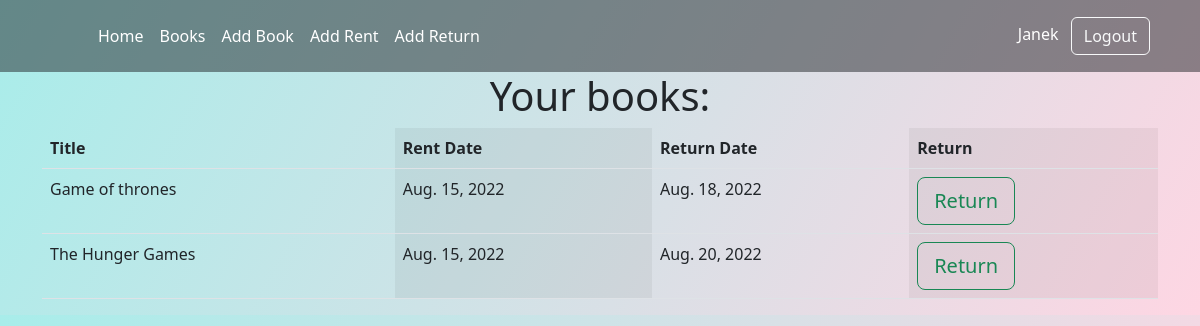
The page /my_book/ (signed in) on the database as committed earlier.
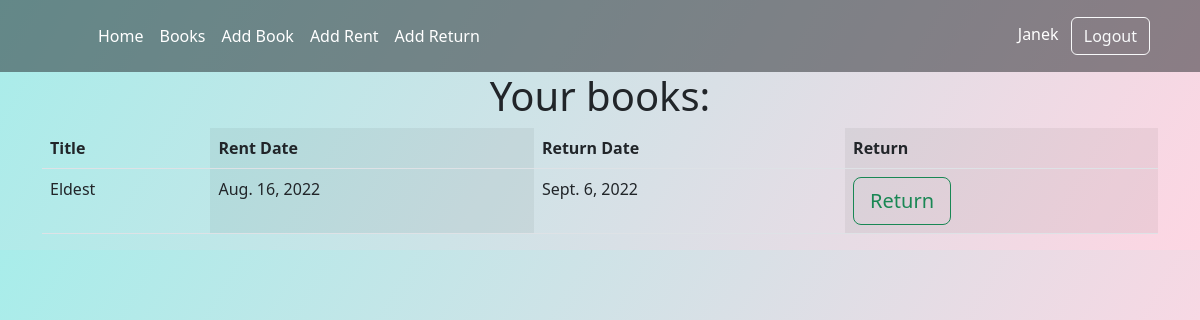
The same page on the database as committed later.
### base/models.py (models this page shows, shortened)
class rents(models.Model):
    user = models.ForeignKey(User, on_delete=models.CASCADE)
    rent_date =  models.DateField(auto_now_add=True)
    return_date = models.DateField()
    book = models.ForeignKey(Book, on_delete=models.CASCADE)

class Book(models.Model):
    title = models.CharField(max_length=100)
    author = models.CharField(max_length=100)
    publish_year = models.CharField(max_length=30)
    publisher = models.CharField(max_length=100)
    descritpion = models.CharField(max_length=600)
    free = models.BooleanField(null=True)

### base/views.py (the view)
# urls.py: path('my_book/',views.mybook, name="my_book"),
def mybook(request):
    book = Book.objects.filter(rents__user = request.user.id)
    rent = rents.objects.filter(user = request.user.id)
    context = {'books' : book, 'rents' : rent}
    return render(request, 'base/my_book.html', context)

### base/templates/base/my_book.html
{%extends 'base.html'%}
{% block content %}
<div class="container">
  <div class="d-flex align-items-center justify-content-center ">
    <h1>Your books:</h1>
  </div>
  <table class="table table-striped-columns">
    <thead>
      <tr>
        <th scope="col">Title</th>
        <th scope="col">Rent Date</th>
        <th scope="col">Return Date</th>
        <th scope="col">Return</th>
      </tr>
    </thead>
    <tbody>
      {% for rent in rents %}
      <tr>
        <td>{{rent.book.title}}</td>
        <td>{{rent.rent_date}}</td>
        <td>{{rent.return_date}}</td>
        <td><a href="{% url 'return-book' rent.book.id %}"><button class="btn btn-outline-success btn-lg "
              name="return">Return</button></a></td>
      </tr>
      {% endfor %}
    </tbody>
  </table>
</div>
{% endblock content %}

### templates/base.html (shortened to what this page needs)
<!doctype html>
<html lang="en">
  <head>
    <link href="https://cdn.jsdelivr.net/npm/bootstrap@5.2.0/dist/css/bootstrap.min.css" rel="stylesheet">
  </head>
<body style="background-image: linear-gradient(120deg, #a8edea 0%, #fed6e3 100%);">
{% include   'navbar.html' %}
{% block content %}
{% endblock %}
</body>
</html>

### templates/navbar.html (shortened to what this page needs)
{% if request.user.is_staff %}
<header class="p-3 text-bg-dark bg-opacity-50">
    <div class="container">
      <div class="d-flex flex-wrap align-items-center justify-content-center justify-content-lg-start">
        <a href="/" class="d-flex align-items-center mb-2 mb-lg-0 text-white text-decoration-none">
          <svg class="bi me-2" width="40" height="32" role="img" aria-label="Bootstrap"><use xlink:href="#bootstrap"></use></svg>
        </a>
        <ul class="nav col-12 col-lg-auto me-lg-auto mb-2 justify-content-center mb-md-0">
          <li><a href="/" class="nav-link px-2 text-white">Home</a></li>
          <li><a href="/books" class="nav-link px-2 text-white">Books</a></li>
          <li><a href="/add_book" class="nav-link px-2 text-white">Add Book</a></li>
          <li><a href="" class="nav-link px-2 text-white">Add Rent</a></li>
          <li><a href="" class="nav-link px-2 text-white">Add Return</a></li>
        </ul>
        <div class="text-end">
            <span class="navbar-text px-2 text-white">{{request.user |capfirst }}</span>
            <a href="/logout"><button type="button" class="btn btn-outline-light me-2" href="/logout">Logout</button></a>
        </div>
      </div>
    </div>
  </header>
{% endif %}

Rows that differ between the two databases and show on the page:
removed rents: book "Game of thrones", rent_date "Aug. 15, 2022", return_date "Aug. 18, 2022"
removed rents: book "The Hunger Games", rent_date "Aug. 15, 2022", return_date "Aug. 20, 2022"
added rents: book "Eldest", rent_date "Aug. 16, 2022", return_date "Sept. 6, 2022"
